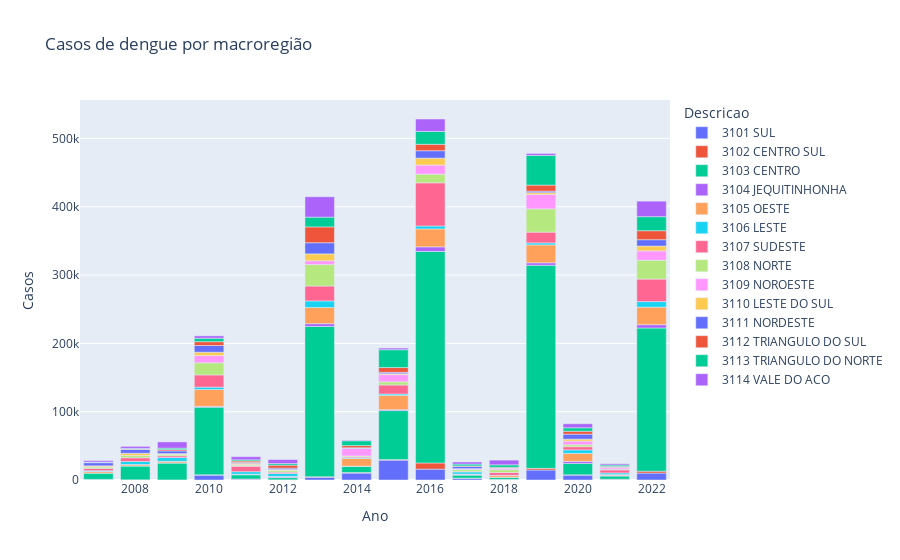

Notebook source saved alongside this figure:
### Markdown cell above
### Gráfico

### Code cell
import plotly.express as px

long_df = pd.read_csv('../results/macrorregiao_vw.csv')
long_df['Ano'] = pd.DatetimeIndex(long_df['Mes']).year
long_df = long_df[['Ano', 'Codigo', 'Descricao', 'Casos']]
long_df = long_df.groupby(['Ano', 'Codigo', 'Descricao']).sum()
long_df = long_df.reset_index()

fig = px.bar(long_df, x="Ano", y="Casos", color="Descricao", title="Casos de dengue por macroregião")
fig.show()

### Figure 1 — Plotly figure (JSON) as saved in the notebook; plotly's stock layout.template omitted (floating-point values rounded to 4 significant figures)
{"data": [{"alignmentgroup": "True", "hovertemplate": "Descricao=3101 SUL<br>Ano=%{x}<br>Casos=%{y}<extra></extra>", "legendgroup": "3101 SUL", "marker": {"color": "#636efa", "pattern": {"shape": ""}}, "name": "3101 SUL", "offsetgroup": "3101 SUL", "orientation": "v", "showlegend": true, "textposition": "auto", "type": "bar", "x": [2007, 2008, 2009, 2010, 2011, 2012, 2013, 2014, 2015, 2016, 2017, 2018, 2019, 2020, 2021, 2022], "xaxis": "x", "y": [904, 214, 67, 7260, 1324, 203, 4069, 10122, 29076, 15897, 2561, 730, 14636, 7239, 812, 10149], "yaxis": "y"}, {"alignmentgroup": "True", "hovertemplate": "Descricao=3102 CENTRO SUL<br>Ano=%{x}<br>Casos=%{y}<extra></extra>", "legendgroup": "3102 CENTRO SUL", "marker": {"color": "#EF553B", "pattern": {"shape": ""}}, "name": "3102 CENTRO SUL", "offsetgroup": "3102 CENTRO SUL", "orientation": "v", "showlegend": true, "textposition": "auto", "type": "bar", "x": [2007, 2008, 2009, 2010, 2011, 2012, 2013, 2014, 2015, 2016, 2017, 2018, 2019, 2020, 2021, 2022], "xaxis": "x", "y": [41, 84, 39, 282, 179, 42, 710, 810, 787, 9078, 121, 177, 2495, 349, 359, 2757], "yaxis": "y"}, {"alignmentgroup": "True", "hovertemplate": "Descricao=3103 CENTRO<br>Ano=%{x}<br>Casos=%{y}<extra></extra>", "legendgroup": "3103 CENTRO", "marker": {"color": "#00cc96", "pattern": {"shape": ""}}, "name": "3103 CENTRO", "offsetgroup": "3103 CENTRO", "orientation": "v", "showlegend": true, "textposition": "auto", "type": "bar", "x": [2007, 2008, 2009, 2010, 2011, 2012, 2013, 2014, 2015, 2016, 2017, 2018, 2019, 2020, 2021, 2022], "xaxis": "x", "y": [9248, 20294, 24793, 99135, 6185, 3188, 220039, 9146, 71765, 309652, 4427, 2986, 297192, 16707, 4575, 209624], "yaxis": "y"}, {"alignmentgroup": "True", "hovertemplate": "Descricao=3104 JEQUITINHONHA<br>Ano=%{x}<br>Casos=%{y}<extra></extra>", "legendgroup": "3104 JEQUITINHONHA", "marker": {"color": "#ab63fa", "pattern": {"shape": ""}}, "name": "3104 JEQUITINHONHA", "offsetgroup": "3104 JEQUITINHONHA", "orientation": "v", "showlegend": true, "textposition": "auto", "type": "bar", "x": [2007, 2008, 2009, 2010, 2011, 2012, 2013, 2014, 2015, 2016, 2017, 2018, 2019, 2020, 2021, 2022], "xaxis": "x", "y": [33, 112, 213, 1162, 275, 1151, 4038, 227, 1317, 6645, 960, 95, 3641, 2990, 988, 4829], "yaxis": "y"}, {"alignmentgroup": "True", "hovertemplate": "Descricao=3105 OESTE<br>Ano=%{x}<br>Casos=%{y}<extra></extra>", "legendgroup": "3105 OESTE", "marker": {"color": "#FFA15A", "pattern": {"shape": ""}}, "name": "3105 OESTE", "offsetgroup": "3105 OESTE", "orientation": "v", "showlegend": true, "textposition": "auto", "type": "bar", "x": [2007, 2008, 2009, 2010, 2011, 2012, 2013, 2014, 2015, 2016, 2017, 2018, 2019, 2020, 2021, 2022], "xaxis": "x", "y": [2210, 2017, 2234, 24599, 494, 681, 23614, 11255, 20980, 26257, 587, 2514, 26183, 11656, 1182, 25644], "yaxis": "y"}, {"alignmentgroup": "True", "hovertemplate": "Descricao=3106 LESTE<br>Ano=%{x}<br>Casos=%{y}<extra></extra>", "legendgroup": "3106 LESTE", "marker": {"color": "#19d3f3", "pattern": {"shape": ""}}, "name": "3106 LESTE", "offsetgroup": "3106 LESTE", "orientation": "v", "showlegend": true, "textposition": "auto", "type": "bar", "x": [2007, 2008, 2009, 2010, 2011, 2012, 2013, 2014, 2015, 2016, 2017, 2018, 2019, 2020, 2021, 2022], "xaxis": "x", "y": [1155, 4339, 5531, 3455, 3676, 4275, 9638, 1062, 1968, 4320, 3189, 394, 2908, 5133, 2399, 8166], "yaxis": "y"}, {"alignmentgroup": "True", "hovertemplate": "Descricao=3107 SUDESTE<br>Ano=%{x}<br>Casos=%{y}<extra></extra>", "legendgroup": "3107 SUDESTE", "marker": {"color": "#FF6692", "pattern": {"shape": ""}}, "name": "3107 SUDESTE", "offsetgroup": "3107 SUDESTE", "orientation": "v", "showlegend": true, "textposition": "auto", "type": "bar", "x": [2007, 2008, 2009, 2010, 2011, 2012, 2013, 2014, 2015, 2016, 2017, 2018, 2019, 2020, 2021, 2022], "xaxis": "x", "y": [3386, 5484, 2497, 17956, 8038, 1906, 21889, 1337, 13167, 63199, 782, 4034, 15784, 4679, 4522, 32980], "yaxis": "y"}, {"alignmentgroup": "True", "hovertemplate": "Descricao=3108 NORTE<br>Ano=%{x}<br>Casos=%{y}<extra></extra>", "legendgroup": "3108 NORTE", "marker": {"color": "#B6E880", "pattern": {"shape": ""}}, "name": "3108 NORTE", "offsetgroup": "3108 NORTE", "orientation": "v", "showlegend": true, "textposition": "auto", "type": "bar", "x": [2007, 2008, 2009, 2010, 2011, 2012, 2013, 2014, 2015, 2016, 2017, 2018, 2019, 2020, 2021, 2022], "xaxis": "x", "y": [2285, 3233, 1948, 17737, 1537, 2382, 31359, 1222, 4735, 12696, 2799, 4202, 34041, 2859, 1031, 27688], "yaxis": "y"}, {"alignmentgroup": "True", "hovertemplate": "Descricao=3109 NOROESTE<br>Ano=%{x}<br>Casos=%{y}<extra></extra>", "legendgroup": "3109 NOROESTE", "marker": {"color": "#FF97FF", "pattern": {"shape": ""}}, "name": "3109 NOROESTE", "offsetgroup": "3109 NOROESTE", "orientation": "v", "showlegend": true, "textposition": "auto", "type": "bar", "x": [2007, 2008, 2009, 2010, 2011, 2012, 2013, 2014, 2015, 2016, 2017, 2018, 2019, 2020, 2021, 2022], "xaxis": "x", "y": [37, 122, 209, 10487, 843, 163, 5575, 10882, 10504, 13257, 1119, 1917, 21195, 5329, 2203, 13601], "yaxis": "y"}, {"alignmentgroup": "True", "hovertemplate": "Descricao=3110 LESTE DO SUL<br>Ano=%{x}<br>Casos=%{y}<extra></extra>", "legendgroup": "3110 LESTE DO SUL", "marker": {"color": "#FECB52", "pattern": {"shape": ""}}, "name": "3110 LESTE DO SUL", "offsetgroup": "3110 LESTE DO SUL", "orientation": "v", "showlegend": true, "textposition": "auto", "type": "bar", "x": [2007, 2008, 2009, 2010, 2011, 2012, 2013, 2014, 2015, 2016, 2017, 2018, 2019, 2020, 2021, 2022], "xaxis": "x", "y": [1479, 3267, 1163, 5008, 1896, 1373, 10130, 243, 1356, 10157, 99, 112, 2602, 2892, 461, 7020], "yaxis": "y"}, {"alignmentgroup": "True", "hovertemplate": "Descricao=3111 NORDESTE<br>Ano=%{x}<br>Casos=%{y}<extra></extra>", "legendgroup": "3111 NORDESTE", "marker": {"color": "#636efa", "pattern": {"shape": ""}}, "name": "3111 NORDESTE", "offsetgroup": "3111 NORDESTE", "orientation": "v", "showlegend": true, "textposition": "auto", "type": "bar", "x": [2007, 2008, 2009, 2010, 2011, 2012, 2013, 2014, 2015, 2016, 2017, 2018, 2019, 2020, 2021, 2022], "xaxis": "x", "y": [4588, 5740, 3914, 9760, 1234, 2012, 16271, 869, 2012, 10866, 3455, 280, 2140, 7252, 266, 9307], "yaxis": "y"}, {"alignmentgroup": "True", "hovertemplate": "Descricao=3112 TRIANGULO DO SUL<br>Ano=%{x}<br>Casos=%{y}<extra></extra>", "legendgroup": "3112 TRIANGULO DO SUL", "marker": {"color": "#EF553B", "pattern": {"shape": ""}}, "name": "3112 TRIANGULO DO SUL", "offsetgroup": "3112 TRIANGULO DO SUL", "orientation": "v", "showlegend": true, "textposition": "auto", "type": "bar", "x": [2007, 2008, 2009, 2010, 2011, 2012, 2013, 2014, 2015, 2016, 2017, 2018, 2019, 2020, 2021, 2022], "xaxis": "x", "y": [501, 501, 1851, 5622, 2072, 4284, 23187, 3190, 6929, 9388, 506, 1158, 8877, 4308, 1202, 13180], "yaxis": "y"}, {"alignmentgroup": "True", "hovertemplate": "Descricao=3113 TRIANGULO DO NORTE<br>Ano=%{x}<br>Casos=%{y}<extra></extra>", "legendgroup": "3113 TRIANGULO DO NORTE", "marker": {"color": "#00cc96", "pattern": {"shape": ""}}, "name": "3113 TRIANGULO DO NORTE", "offsetgroup": "3113 TRIANGULO DO NORTE", "orientation": "v", "showlegend": true, "textposition": "auto", "type": "bar", "x": [2007, 2008, 2009, 2010, 2011, 2012, 2013, 2014, 2015, 2016, 2017, 2018, 2019, 2020, 2021, 2022], "xaxis": "x", "y": [387, 864, 2148, 5076, 1789, 2356, 14269, 7105, 26104, 18894, 2739, 3605, 43467, 5045, 1979, 20547], "yaxis": "y"}, {"alignmentgroup": "True", "hovertemplate": "Descricao=3114 VALE DO ACO<br>Ano=%{x}<br>Casos=%{y}<extra></extra>", "legendgroup": "3114 VALE DO ACO", "marker": {"color": "#ab63fa", "pattern": {"shape": ""}}, "name": "3114 VALE DO ACO", "offsetgroup": "3114 VALE DO ACO", "orientation": "v", "showlegend": true, "textposition": "auto", "type": "bar", "x": [2007, 2008, 2009, 2010, 2011, 2012, 2013, 2014, 2015, 2016, 2017, 2018, 2019, 2020, 2021, 2022], "xaxis": "x", "y": [2242, 2917, 9141, 3460, 4545, 5856, 29843, 924, 2414, 18154, 3044, 6888, 2888, 5879, 1726, 22712], "yaxis": "y"}], "layout": {"barmode": "relative", "legend": {"title": {"text": "Descricao"}, "tracegroupgap": 0}, "title": {"text": "Casos de dengue por macroregião"}, "xaxis": {"anchor": "y", "domain": [0, 1], "title": {"text": "Ano"}}, "yaxis": {"anchor": "x", "domain": [0, 1], "title": {"text": "Casos"}}}}
